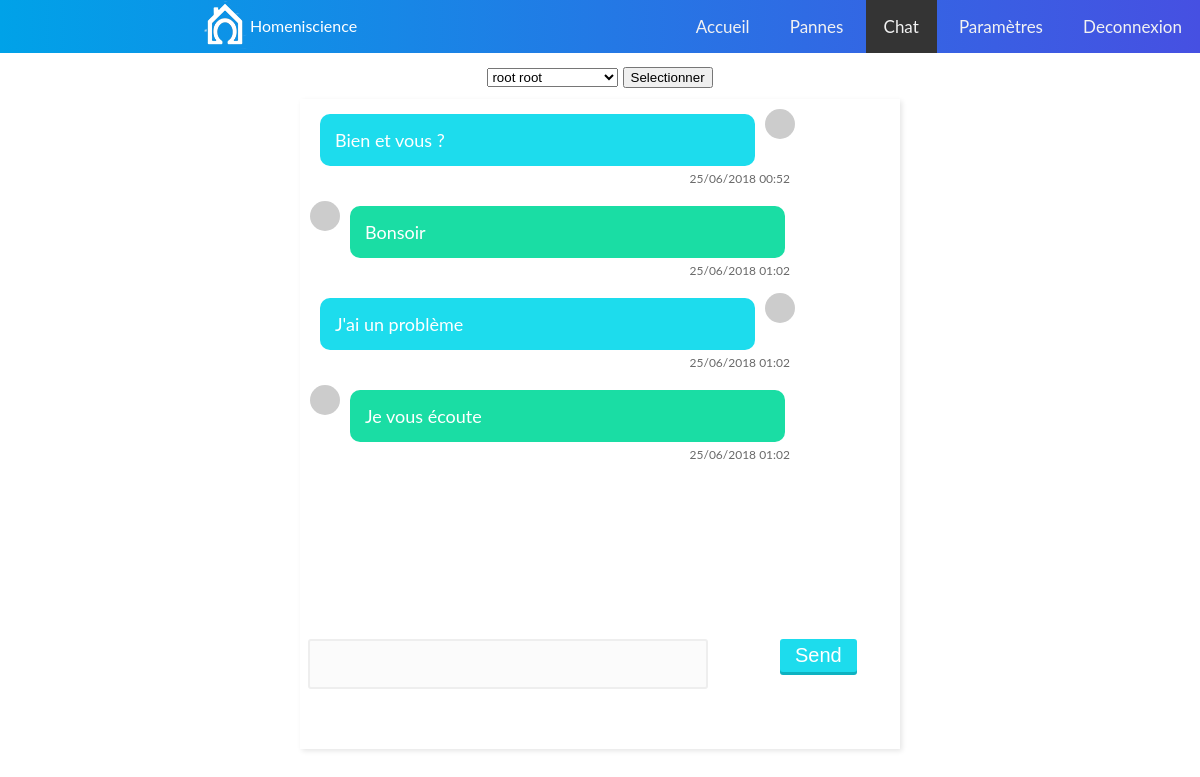
The app's page /admin/controleur/controleur_chat.php?id=0 (signed in) with its own data.
### tables this page shows
CREATE TABLE IF NOT EXISTS `chat_domisep` (
  `ID` int(11) NOT NULL AUTO_INCREMENT,
  `ID_utilisateur_envoi` int(11) NOT NULL,
  `ID_receiver` int(11) NOT NULL,
  `date` datetime NOT NULL DEFAULT CURRENT_TIMESTAMP,
  `contenu` varchar(8000) NOT NULL,
  PRIMARY KEY (`ID`)
);

### admin/controleur/controleur_chat.php (called while the page is built, shortened)
<?php
require('../../connexion_bdd.php');
require('../modele/modele_chat.php');
$user = getUsers();
$messages = getMessages($_SESSION['ID'],$_GET['id']);
require('../vue/vue.php');

### admin/modele/modele_chat.php (called while the page is built, shortened)
<?php
function getMessages($ide,$idr)
{
    global $bdd;
    $get = $bdd->prepare('SELECT contenu, ID_utilisateur_envoi, ID_receiver, DATE_FORMAT(date,"%d/%m/%Y %H:%i") AS date FROM chat_domisep WHERE (ID_utilisateur_envoi = :ID_e AND ID_receiver = :ID_r) OR (ID_utilisateur_envoi = :ID_r AND ID_receiver = :ID_e) ORDER BY date ASC');
    $get->bindParam('ID_e',$ide);
    $get->bindParam('ID_r',$idr);
    $get->execute();
    return $get;
}
function getUsers() {
    global $bdd;
    $get = $bdd->query('SELECT ID, email, nom, prenom from utilisateur WHERE 1');
    return $get;
}

### admin/vue/vue.php (the view, shortened to what this page needs)
<!DOCTYPE HTML>
<html>
<head>
    <link rel="stylesheet" href="/homeniscience/admin/vue/style_chat.css">
</head>
<body>
<?php require('../header2.php'); ?>
<div class="select">
    <form action="" method="get">
        <select name="id" id="users">
            <?php
            while ($userData = $user->fetch()) {
                echo '<option value=' . $userData['ID'] . '>' . $userData["prenom"] . ' ' . $userData["nom"] . '</option>';
            }
            ?>
        </select>
        <input type="submit" value="Selectionner">
    </form>
</div>
<div id="chatbox" class="chatbox">
    <div class="chatlogs">
        <?php
        while ($data = $messages->fetch()) {
            if ($data['ID_utilisateur_envoi'] == $_SESSION['ID']) {
                echo '<div class="chat self">';
            } else {
                echo '<div class="chat friend">';
            }
            echo '<div class="user-photo"><img src="https://cdn1.iconfinder.com/data/icons/user-pictures/101/malecostume-512.png" alt=""></div>';
            echo '<p class="chat-message">' . $data["contenu"] . '</p>';
            echo '<div class="date"><p>' . $data["date"] . '</p></div>';
            echo '</div>';
        }
        ?>
    </div>
    <form class="chat-form" method="post" action="">
        <label for="contenu">
            <textarea name="contenu" id="contenu"></textarea>
        </label>
        <input type="submit" value="Send" name="submitForm">
    </form>
</body>
</html>

### admin/vue/style_chat.css (style rules this page uses)
* { box-sizing: border-box; }
html, body { margin: 0; padding: 0; font-family: Tahoma, sans-serif; }
.select { width:300px; height:30px; text-align:center; margin: 1.5% auto; }
.select form { margin:-20px auto; position: relative; top:50%; }
.chatbox { width: 600px; height: 650px; background: #fff; margin : auto; box-shadow: 2px 2px 5px rgba(0, 0, 0, .1); }
.chatlogs { padding: 10px; width: 100%; height: 520px; overflow-x: hidden; overflow-y: scroll; }
.chat { display: flex; flex-wrap: wrap; align-items: flex-start; margin-bottom: 10px; }
.chat .user-photo { width: 30px; height: 30px; background: #ccc; -webkit-border-radius: 50%; -moz-border-radius: 50%; border-radius: 50%; overflow:hidden; }
.chat .chat-message { width: 75%; padding: 15px; margin: 5px 10px 0; border-radius: 10px; color: #fff; font-size: 18px; }
.friend .chat-message { background: #1adda4; }
.self .chat-message { background: #1ddced; order: -1; }
.chat-form { margin-top: 20px; display: flex; align-items: flex-start; }
.chat-form label textarea { background: #fbfbfb; width: 400px; height: 50px; border:2px solid #eee; -webkit-border-radius: 3px; -moz-border-radius: 3px; border-radius: 3px; resize:none; margin-left:2%; padding:10px; font-size:14px; color : #333; }
.chat-form input[type=submit] { background: #1ddced; padding:5px 15px; font-size: 20px; color: #fff; border:none; margin: 0 0 0 80px; border-radius: 3px; box-shadow:0 3px 0 #0eb2c1; cursor:pointer; -webkit-transition: background .2s ease ; -moz-transition: background .2s ease ; -ms-transition: background .2s ease ; -o-transition: background .2s ease; transition: background .2s ease; }
.date { font-size:12px; color: #696969; line-height:1px; width:100%; }
.date p { float:right; margin-right:100px; }

### admin/header2.php (style rules this page uses)
body { margin: 0; font-family: 'Lato', Helvetica, sans-serif; }

### records on screen
chat_domisep: contenu "Bien et vous ?", date "25/06/2018 00:52"
chat_domisep: contenu "Bonsoir", date "25/06/2018 01:02"
chat_domisep: contenu "J'ai un problème", date "25/06/2018 01:02"
chat_domisep: contenu "Je vous écoute", date "25/06/2018 01:02"

### other values on screen
form field id "root root"
